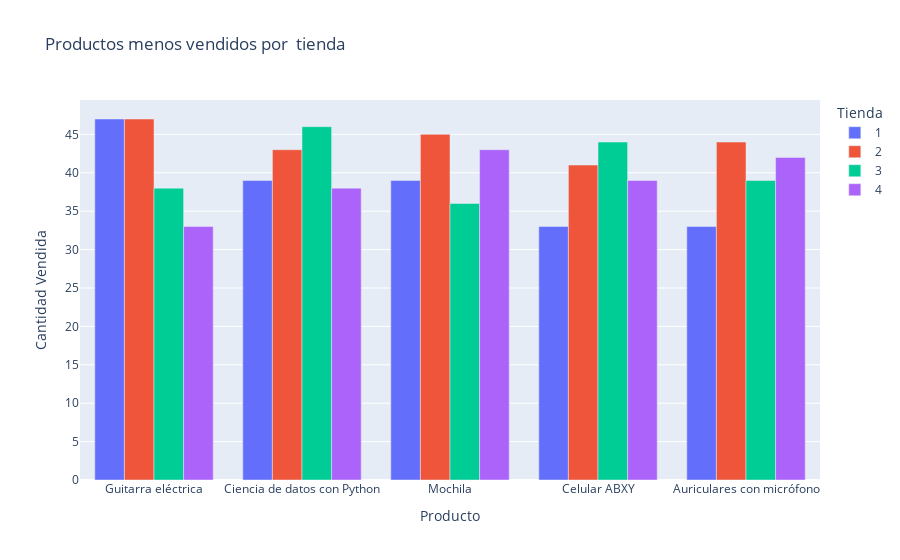

The notebook cell saved with this chart:
### Code cell
fig = px.bar(
    productos_menos_vendidos_gf,
    x='Producto',
    y='Cantidad_Vendida',
    barmode='group',
    color='Tienda',
    title='Productos menos vendidos por  tienda ',
    category_orders={
        "Tienda": ["1", "2", "3", "4"]  
    },
)

fig.update_layout(
    xaxis_title='Producto',
    yaxis_title='Cantidad Vendida',
)

fig.show()

### Figure 1 — Plotly figure (JSON) as saved in the notebook; plotly's stock layout.template omitted (floating-point values rounded to 4 significant figures)
{"data": [{"alignmentgroup": "True", "hovertemplate": "Tienda=1<br>Producto=%{x}<br>Cantidad_Vendida=%{y}<extra></extra>", "legendgroup": "1", "marker": {"color": "#636efa", "pattern": {"shape": ""}}, "name": "1", "offsetgroup": "1", "orientation": "v", "showlegend": true, "textposition": "auto", "type": "bar", "x": ["Guitarra eléctrica", "Ciencia de datos con Python", "Mochila", "Celular ABXY", "Auriculares con micrófono"], "xaxis": "x", "y": [47, 39, 39, 33, 33], "yaxis": "y"}, {"alignmentgroup": "True", "hovertemplate": "Tienda=2<br>Producto=%{x}<br>Cantidad_Vendida=%{y}<extra></extra>", "legendgroup": "2", "marker": {"color": "#EF553B", "pattern": {"shape": ""}}, "name": "2", "offsetgroup": "2", "orientation": "v", "showlegend": true, "textposition": "auto", "type": "bar", "x": ["Guitarra eléctrica", "Mochila", "Auriculares con micrófono", "Ciencia de datos con Python", "Celular ABXY"], "xaxis": "x", "y": [47, 45, 44, 43, 41], "yaxis": "y"}, {"alignmentgroup": "True", "hovertemplate": "Tienda=3<br>Producto=%{x}<br>Cantidad_Vendida=%{y}<extra></extra>", "legendgroup": "3", "marker": {"color": "#00cc96", "pattern": {"shape": ""}}, "name": "3", "offsetgroup": "3", "orientation": "v", "showlegend": true, "textposition": "auto", "type": "bar", "x": ["Ciencia de datos con Python", "Celular ABXY", "Auriculares con micrófono", "Guitarra eléctrica", "Mochila"], "xaxis": "x", "y": [46, 44, 39, 38, 36], "yaxis": "y"}, {"alignmentgroup": "True", "hovertemplate": "Tienda=4<br>Producto=%{x}<br>Cantidad_Vendida=%{y}<extra></extra>", "legendgroup": "4", "marker": {"color": "#ab63fa", "pattern": {"shape": ""}}, "name": "4", "offsetgroup": "4", "orientation": "v", "showlegend": true, "textposition": "auto", "type": "bar", "x": ["Mochila", "Auriculares con micrófono", "Celular ABXY", "Ciencia de datos con Python", "Guitarra eléctrica"], "xaxis": "x", "y": [43, 42, 39, 38, 33], "yaxis": "y"}], "layout": {"barmode": "group", "legend": {"title": {"text": "Tienda"}, "tracegroupgap": 0}, "title": {"text": "Productos menos vendidos por  tienda "}, "xaxis": {"anchor": "y", "domain": [0, 1], "title": {"text": "Producto"}}, "yaxis": {"anchor": "x", "domain": [0, 1], "title": {"text": "Cantidad Vendida"}}}}
